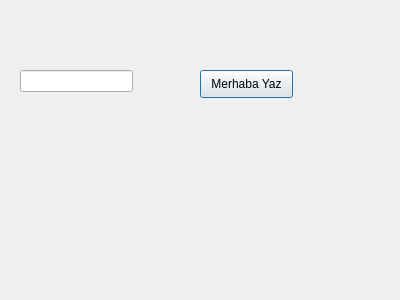
<?xml version="1.0" encoding="UTF-8"?>
<ui version="4.0">
 <class>Merhaba</class>
 <widget class="QDialog" name="Merhaba">
  <property name="geometry">
   <rect>
    <x>0</x>
    <y>0</y>
    <width>400</width>
    <height>300</height>
   </rect>
  </property>
  <property name="windowTitle">
   <string>Dialog</string>
  </property>
  <widget class="QLineEdit" name="txt_metin">
   <property name="geometry">
    <rect>
     <x>20</x>
     <y>70</y>
     <width>113</width>
     <height>22</height>
    </rect>
   </property>
  </widget>
  <widget class="QPushButton" name="btn_Yaz">
   <property name="geometry">
    <rect>
     <x>200</x>
     <y>70</y>
     <width>93</width>
     <height>28</height>
    </rect>
   </property>
   <property name="text">
    <string>Merhaba Yaz</string>
   </property>
  </widget>
 </widget>
 <resources/>
 <connections/>
</ui>
